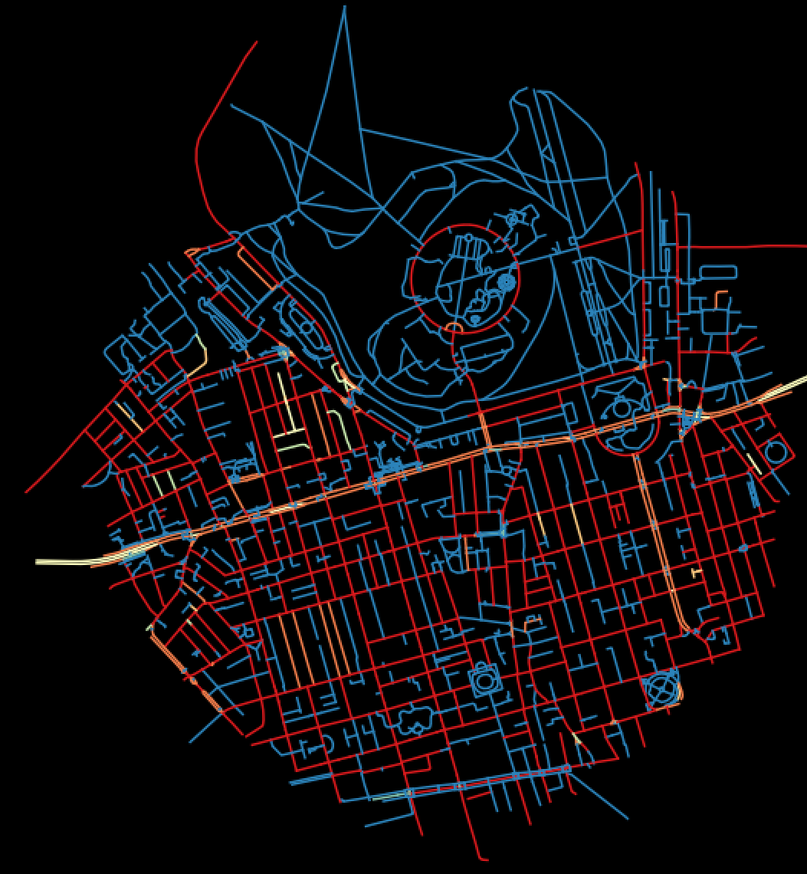
#> input picture data/map.png, 807 x 874 px, shrunk from 1053 x 1140 before the run
$ python intelligence.py
#> lines starting #> are read from the running program, lines starting #| are printed output that depends on the picture; after the words box and inside, x2 and y2 are one past the last pixel; in counts of white or black regions, pixels touching at a corner belong together
# This is a template.
# You should modify the functions below to match
# the signatures determined by the project specificatio
from matplotlib import pyplot as plt
from matplotlib import image as mpimg
import numpy as np


def convertFloatToInt(image):
    '''Convers input image to int values in range 0-255 from decimal values 0-1.'''

    new_image = (image * 255).astype(np.uint8)

    return new_image

def find_red_pixels(map_filename='map.png', upper_threshold=100 ,lower_threshold=50):
    """Creates a jpeg image, 'map-red-pixels.jpg', and returns a 2D numpy array.

    Args:
        map_filename is the filename of png image
        upper_threshold is set to 100 and
        lower_threshold is set to 50 for RBG value thresholds
    Returns:
        Saves jpg image showing only red pixels (found using thresholds) from input image as white pixels.
        Returns a 2D numpy array conataining binary values representing white pixels.
    """
#> called with map_filename = 'map.png', upper_threshold = 100, lower_threshold = 50

    image = plt.imread('data/' + map_filename)
#> image is the input picture: shape (874, 807, 4) float32; mean R, G, B, A 0.0615, 0.046, 0.0581, 1
    image = convertFloatToInt(image)
    newimage = []
    pixel_array = np.zeros(shape=(image.shape[0], image.shape[1])).astype(int)
    for row in range(image.shape[0]):
        rowtemp = []
        for pixel in range(image.shape[1]):
            if image[row][pixel][0] > upper_threshold and image[row][pixel][1] < lower_threshold and image[row][pixel][2] < lower_threshold:
                rowtemp.append(np.array([1,1,1]).astype(float))
                pixel_array[row][pixel] = 1
            else:
                rowtemp.append(np.array([0,0,0]).astype(float))
        newimage.append(rowtemp)
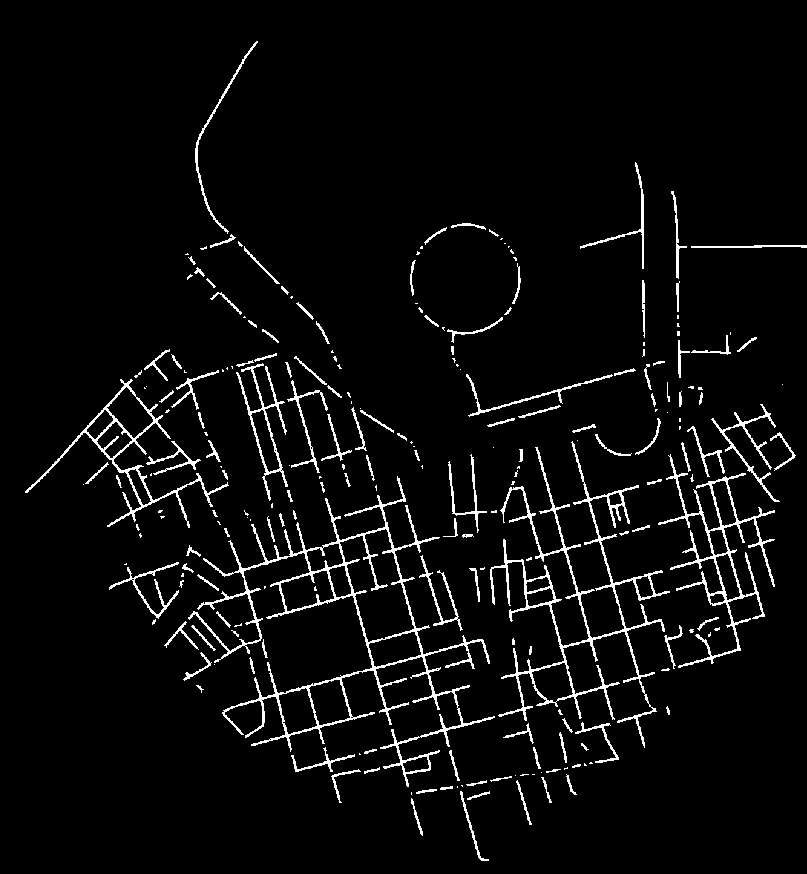
#> pixel_array: shape (874, 807) int64; values 0 (black) and 1 (white), 4.4% white in thin lines or dots
    newimage = np.array(newimage).astype(float)
    plt.imsave('data/map-red-pixels.jpg', newimage)
    return pixel_array


def find_cyan_pixels(map_filename='map.png', upper_threshold=100, lower_threshold=50):
    """Creates a jpeg image, 'map-cyan-pixels.jpg', and returns a 2D numpy array.

    Args:
        map_filename is the filename of png image
        upper_threshold is set to 100 and
        lower_threshold is set to 50 for RBG value thresholds
    Returns:
        Saves jpg image showing only cyan pixels (found using thresholds) from input image as white pixels.
        Returns a 2D numpy array conataining binary values representing white pixels.
        """

    image = plt.imread('data/' + map_filename)
    image = convertFloatToInt(image)
    newimage = []
    pixel_array = np.zeros(shape=(image.shape[0], image.shape[1])).astype(int)
    for row in range(image.shape[0]):
        rowtemp = []
        for pixel in range(image.shape[1]):
            if image[row][pixel][0] < lower_threshold and image[row][pixel][1] > upper_threshold and image[row][pixel][2] > upper_threshold:
                rowtemp.append(np.array([1,1,1]).astype(float))
                pixel_array[row][pixel] = 1
            else:
                rowtemp.append(np.array([0,0,0]).astype(float))
        newimage.append(rowtemp)
    newimage = np.array(newimage).astype(float)
    plt.imsave('data/map-cyan-pixels.jpg', newimage)
    return pixel_array


def detect_connected_components(IMG=find_red_pixels()):
    """Creates a text file, 'cc-output-2a.txt', and returns a 2D numpy array.

    Args:
        IMG is the output of the find_red_pixels function which is a 2D binary image array.
    Returns:
        MARK is a 2D numpy array conataining binary values marking connected components.
        Saves a text file of connected components with how many pixels in each.
    """

    # Create an empty 2D array to store the detected components
    MARK = np.zeros(shape=(IMG.shape[0],IMG.shape[1]))

    # Create a dictionary to store the number of pixels in each component
    components = {}

    # Iterate over all pixels in the image
    for i in range(IMG.shape[0]):
        for j in range(IMG.shape[1]):
            Q = []
            # If the current pixel is a white pixel and has not been visited,
            # add it to the queue and mark it as visited
            if MARK[i][j] == 0 and IMG[i][j] == 1:
                Q.append((i,j))
                MARK[i][j] = 1
                Q = np.array(Q)
                component_size = 1 # Resets component size for new component
                # While the queue is not empty, process the first pixel in the queue
                # and add its 8-neighbors to the queue if they are white and not visited
                # and add 1 to the component size
                while len(Q) > 0 :
                    m, n = Q[0]
                    Q = np.delete(Q,0,0)
                    for s in range(m-1, m+2):
                        for t in range(n-1, n+2):
                            if m == s and n == t:
                                continue
                            elif (s >= 0 and s < IMG.shape[0]) and (t >= 0 and t < IMG.shape[1]) and (MARK[s][t] == 0 and IMG[s][t] == 1):
                                Q = np.insert(Q,0,[s,t],0)
                                MARK[s,t] = 1
                                component_size += 1
                # Each while loop represents a connected component so once finishied add
                components[len(components)] = component_size
    file = open("data/cc-output-2a.txt", "w")

    # Loop through the dictionary and write each key-value pair to the file
    for key, value in components.items():
        file.write(f"Connected Component {key+1}, number of pixels = {value}\n")

    # Write the total number of connected components to the file and close the file
    file.write(f"Total number of connected components = {len(components)}")
    file.close()

    return MARK

def detect_connected_components_sorted(MARK=detect_connected_components()):
    """Your documentation goes here"""
    visited = np.zeros(shape=(MARK.shape[0],MARK.shape[1]))
    top_two_components = np.zeros(shape=(MARK.shape[0],MARK.shape[1]))
    # Create a dictionary to store the number of pixels in each component
    components = {}

    # Iterate over all pixels in the image
    for i in range(MARK.shape[0]):
        for j in range(MARK.shape[1]):
            Q = []
            # If the current pixel is a white pixel and has not been visited,
            # add it to the queue and mark it as visited
            if visited[i][j] == 0 and MARK[i][j] == 1:
                Q.append((i,j))
                visited[i][j] = 1
                Q = np.array(Q)
                component_size = 1 # Resets component size for new component
                # While the queue is not empty, process the first pixel in the queue
                # and add its 8-neighbors to the queue if they are white and not visited
                # and add 1 to the component size
                while len(Q) > 0 :
                    m, n = Q[0]
                    Q = np.delete(Q,0,0)
                    for s in range(m-1, m+2):
                        for t in range(n-1, n+2):
                            if m == s and n == t:
                                continue
                            elif (s >= 0 and s < MARK.shape[0]) and (t >= 0 and t < MARK.shape[1]) and (visited[s][t] == 0 and MARK[s][t] == 1):
                                Q = np.insert(Q,0,[s,t],0)
                                visited[s,t] = 1
                                component_size += 1
                                if len(components) == 129 or len(components) == 109:
                                    top_two_components[s,t] = 1
                # Each while loop represents a connected component so once finishied add
                components[len(components)] = component_size
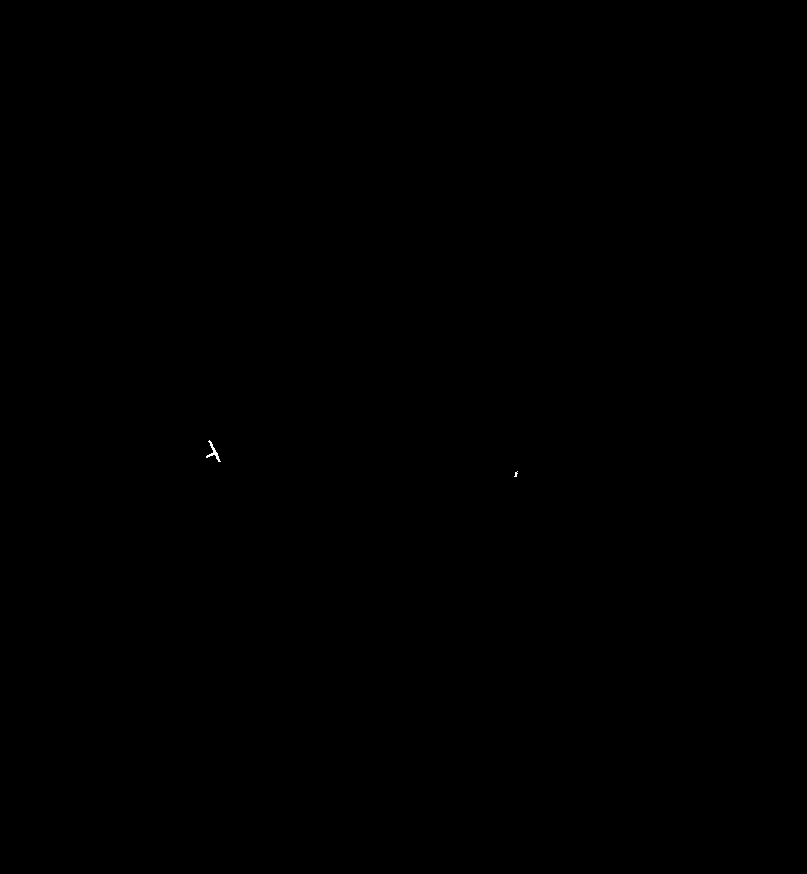
#> top_two_components: shape (874, 807) float64; values 0 (black) and 1 (white), 0.01% white in thin lines or dots, all inside (x1, y1, x2, y2) = (206, 440, 518, 477)
    # Turn components dictionary to a list of tuples
    d_list = [(k, v) for k, v in components.items()]

    # Create an empty list to store the sorted tuples
    sorted_list = []
    while d_list:
        min = d_list[0]
        for x in d_list:
            if x[1] < min[1]:
                min = x
        sorted_list.insert(0,min)
        d_list.remove(min)
#> after the loop, d_list = []

    # Convert the sorted list back into a dictionary
    sorted_dict = dict(sorted_list)

    file = open("data/cc-output-2b.txt", "w")

    # Loop through the dictionary and write each key-value pair to the file
    for key, value in sorted_dict.items():
        file.write(f"Connected Component {key+1}, number of pixels = {value}\n")

    # Write the total number of connected components to the file and close the file
    file.write(f"Total number of connected components = {len(components)}")
    file.close()

    plt.imsave('data/cc-top-2.jpg', top_two_components, cmap='gray')

    text = 'Image and Text file have been saved.'
    return text


if __name__ == '__main__':
    #print(find_red_pixels('map.png'))
    print(detect_connected_components_sorted())
